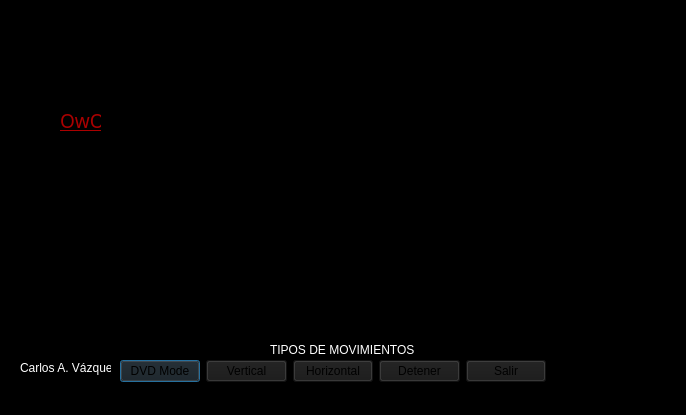
<?xml version="1.0" encoding="UTF-8"?>
<ui version="4.0">
 <class>Dialog</class>
 <widget class="QDialog" name="Dialog">
  <property name="geometry">
   <rect>
    <x>0</x>
    <y>0</y>
    <width>686</width>
    <height>415</height>
   </rect>
  </property>
  <property name="font">
   <font>
    <underline>false</underline>
   </font>
  </property>
  <property name="windowTitle">
   <string>Movimiento de Etiqueta.exe</string>
  </property>
  <property name="windowOpacity">
   <double>2.000000000000000</double>
  </property>
  <property name="styleSheet">
   <string notr="true">background-color: rgb(0, 0, 0);</string>
  </property>
  <widget class="QLabel" name="label">
   <property name="geometry">
    <rect>
     <x>60</x>
     <y>100</y>
     <width>41</width>
     <height>41</height>
    </rect>
   </property>
   <property name="font">
    <font>
     <family>Ink Free</family>
     <pointsize>14</pointsize>
     <weight>50</weight>
     <italic>false</italic>
     <bold>false</bold>
     <underline>true</underline>
    </font>
   </property>
   <property name="autoFillBackground">
    <bool>false</bool>
   </property>
   <property name="styleSheet">
    <string notr="true">color: rgb(170, 0, 0);
border-color: rgb(255, 0, 0);</string>
   </property>
   <property name="text">
    <string>OwO</string>
   </property>
   <property name="scaledContents">
    <bool>false</bool>
   </property>
   <property name="wordWrap">
    <bool>false</bool>
   </property>
  </widget>
  <widget class="QWidget" name="layoutWidget">
   <property name="geometry">
    <rect>
     <x>120</x>
     <y>360</y>
     <width>426</width>
     <height>23</height>
    </rect>
   </property>
   <layout class="QHBoxLayout" name="horizontalLayout">
    <item>
     <widget class="QPushButton" name="btnDvd">
      <property name="styleSheet">
       <string notr="true">border-color: rgb(255, 255, 255);
background-color: rgb(25, 25, 25);</string>
      </property>
      <property name="text">
       <string>DVD Mode</string>
      </property>
     </widget>
    </item>
    <item>
     <widget class="QPushButton" name="btnVertical">
      <property name="styleSheet">
       <string notr="true">border-color: rgb(255, 255, 255);
background-color: rgb(25, 25, 25);</string>
      </property>
      <property name="text">
       <string>Vertical</string>
      </property>
     </widget>
    </item>
    <item>
     <widget class="QPushButton" name="btnMover">
      <property name="styleSheet">
       <string notr="true">border-color: rgb(255, 255, 255);
background-color: rgb(25, 25, 25);</string>
      </property>
      <property name="text">
       <string>Horizontal</string>
      </property>
     </widget>
    </item>
    <item>
     <widget class="QPushButton" name="btnDetener">
      <property name="styleSheet">
       <string notr="true">border-color: rgb(255, 255, 255);
background-color: rgb(25, 25, 25);</string>
      </property>
      <property name="text">
       <string>Detener</string>
      </property>
     </widget>
    </item>
    <item>
     <widget class="QPushButton" name="btnSalir">
      <property name="styleSheet">
       <string notr="true">border-color: rgb(255, 255, 255);
background-color: rgb(25, 25, 25);</string>
      </property>
      <property name="text">
       <string>Salir</string>
      </property>
     </widget>
    </item>
   </layout>
  </widget>
  <widget class="QLabel" name="label_2">
   <property name="geometry">
    <rect>
     <x>20</x>
     <y>360</y>
     <width>91</width>
     <height>16</height>
    </rect>
   </property>
   <property name="styleSheet">
    <string notr="true">background-color: rgb(0, 0, 0);
color: rgb(255, 255, 255);</string>
   </property>
   <property name="text">
    <string>Carlos A. Vázquez</string>
   </property>
  </widget>
  <widget class="QLabel" name="label_3">
   <property name="geometry">
    <rect>
     <x>270</x>
     <y>340</y>
     <width>271</width>
     <height>20</height>
    </rect>
   </property>
   <property name="styleSheet">
    <string notr="true">background-color: rgb(0, 0, 0);
font: 8pt &quot;Tw Cen MT&quot;;
color: rgb(255, 255, 255);</string>
   </property>
   <property name="text">
    <string>TIPOS DE MOVIMIENTOS</string>
   </property>
  </widget>
 </widget>
 <tabstops>
  <tabstop>btnMover</tabstop>
  <tabstop>btnDetener</tabstop>
  <tabstop>btnSalir</tabstop>
 </tabstops>
 <resources/>
 <connections>
  <connection>
   <sender>btnSalir</sender>
   <signal>clicked()</signal>
   <receiver>Dialog</receiver>
   <slot>close()</slot>
   <hints>
    <hint type="sourcelabel">
     <x>449</x>
     <y>373</y>
    </hint>
    <hint type="destinationlabel">
     <x>605</x>
     <y>356</y>
    </hint>
   </hints>
  </connection>
 </connections>
</ui>
